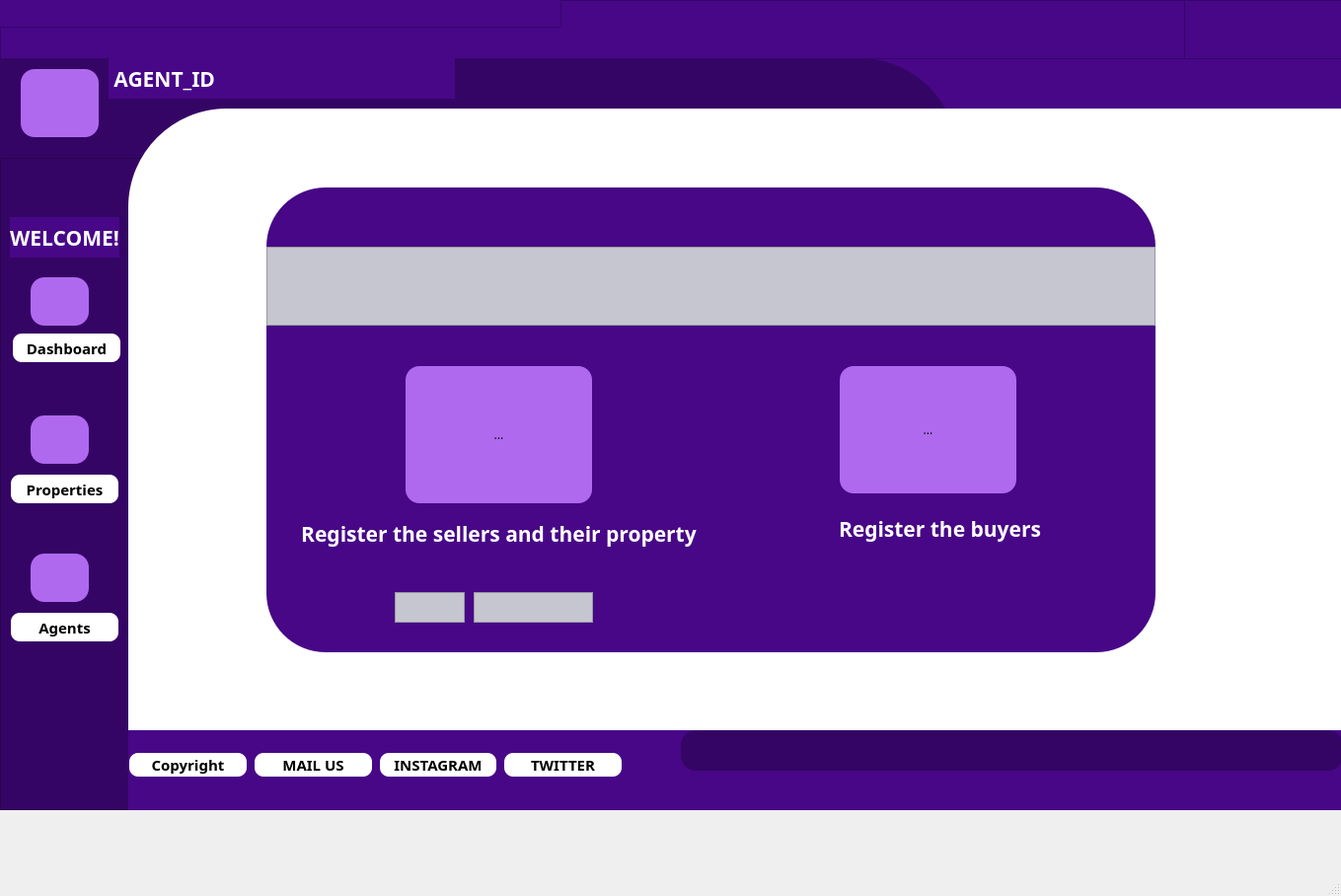
<?xml version="1.0" encoding="UTF-8"?>
<ui version="4.0">
 <class>MainWindow</class>
 <widget class="QMainWindow" name="MainWindow">
  <property name="geometry">
   <rect>
    <x>0</x>
    <y>0</y>
    <width>1359</width>
    <height>908</height>
   </rect>
  </property>
  <property name="windowTitle">
   <string>MainWindow</string>
  </property>
  <property name="styleSheet">
   <string notr="true">*{
font-family: century gothic;

}
QFrame
{
 background: #470787;
}
#frame_5
{
background: white;
border-top-left-radius: 100px;
}
#frame_3
{
background: #350565;
}
#frame_6
{
background: #350565;
border-top-right-radius:100px;
}
QPushButton
{
border-style: solid;
border-width:2px;
border-radius:10px;
background:white;
font-weight:bold;
font-size:15px;
}
QPushButton:hover
{
border-style: solid;
border-width:2px;
border-radius:10px;
background:#241571;
color:white;
font-weight:bold;
}
QToolButton
{
border-style: solid;
 border-width:2px;
 border-radius:15px;
background:#af69ef;
}
QToolButton:hover
{
border-style: solid;
border-width:2px;
border-radius:15px;
background-color:#49ebff;
color:white;
}
#pn
{
border-image:url(:/images/PN.jpg);
}
QLabel
{
color:white;
font-weight:bold;
font-style:montserrat;
font-size:21px;
}
#frame_8
{
border-radius:60px;
}
#frame_9
{
background:#C5C6D0;
}
#frame_10
{
background:#C5C6D0;
}
#frame_11
{
background:#C5C6D0;
}
#frame_bottom
{
background:#350565;
border-width:2px;
border-radius:15px;
}</string>
  </property>
  <widget class="QWidget" name="centralwidget">
   <widget class="QWidget" name="horizontalLayoutWidget">
    <property name="geometry">
     <rect>
      <x>0</x>
      <y>0</y>
      <width>1601</width>
      <height>61</height>
     </rect>
    </property>
    <layout class="QHBoxLayout" name="horizontalLayout">
     <item>
      <widget class="QFrame" name="frame_2">
       <property name="frameShape">
        <enum>QFrame::StyledPanel</enum>
       </property>
       <property name="frameShadow">
        <enum>QFrame::Raised</enum>
       </property>
       <widget class="QFrame" name="frame">
        <property name="geometry">
         <rect>
          <x>-30</x>
          <y>-50</y>
          <width>599</width>
          <height>78</height>
         </rect>
        </property>
        <property name="frameShape">
         <enum>QFrame::StyledPanel</enum>
        </property>
        <property name="frameShadow">
         <enum>QFrame::Raised</enum>
        </property>
       </widget>
       <widget class="QFrame" name="pn">
        <property name="geometry">
         <rect>
          <x>1200</x>
          <y>0</y>
          <width>161</width>
          <height>61</height>
         </rect>
        </property>
        <property name="frameShape">
         <enum>QFrame::StyledPanel</enum>
        </property>
        <property name="frameShadow">
         <enum>QFrame::Raised</enum>
        </property>
       </widget>
      </widget>
     </item>
    </layout>
   </widget>
   <widget class="QWidget" name="verticalLayoutWidget">
    <property name="geometry">
     <rect>
      <x>0</x>
      <y>160</y>
      <width>160</width>
      <height>661</height>
     </rect>
    </property>
    <layout class="QVBoxLayout" name="verticalLayout">
     <item>
      <widget class="QFrame" name="frame_3">
       <property name="frameShape">
        <enum>QFrame::StyledPanel</enum>
       </property>
       <property name="frameShadow">
        <enum>QFrame::Raised</enum>
       </property>
       <widget class="QPushButton" name="pushButton">
        <property name="geometry">
         <rect>
          <x>12</x>
          <y>177</y>
          <width>111</width>
          <height>31</height>
         </rect>
        </property>
        <property name="text">
         <string>Dashboard</string>
        </property>
       </widget>
       <widget class="QPushButton" name="pushButton_2">
        <property name="geometry">
         <rect>
          <x>10</x>
          <y>320</y>
          <width>111</width>
          <height>31</height>
         </rect>
        </property>
        <property name="text">
         <string>Properties</string>
        </property>
       </widget>
       <widget class="QPushButton" name="pushButton_3">
        <property name="geometry">
         <rect>
          <x>10</x>
          <y>460</y>
          <width>111</width>
          <height>31</height>
         </rect>
        </property>
        <property name="text">
         <string>Agents</string>
        </property>
       </widget>
       <widget class="QToolButton" name="toolButton_dashboard">
        <property name="geometry">
         <rect>
          <x>30</x>
          <y>120</y>
          <width>61</width>
          <height>51</height>
         </rect>
        </property>
        <property name="text">
         <string/>
        </property>
        <property name="icon">
         <iconset resource="resource/res.qrc">
          <normaloff>:/images/house-user-solid.svg</normaloff>:/images/house-user-solid.svg</iconset>
        </property>
        <property name="iconSize">
         <size>
          <width>60</width>
          <height>25</height>
         </size>
        </property>
       </widget>
       <widget class="QToolButton" name="toolButton_properties">
        <property name="geometry">
         <rect>
          <x>30</x>
          <y>260</y>
          <width>61</width>
          <height>51</height>
         </rect>
        </property>
        <property name="text">
         <string/>
        </property>
        <property name="icon">
         <iconset resource="resource/res.qrc">
          <normaloff>:/images/building-user-solid.svg</normaloff>:/images/building-user-solid.svg</iconset>
        </property>
        <property name="iconSize">
         <size>
          <width>60</width>
          <height>25</height>
         </size>
        </property>
       </widget>
       <widget class="QToolButton" name="toolButton_agents">
        <property name="geometry">
         <rect>
          <x>30</x>
          <y>400</y>
          <width>61</width>
          <height>51</height>
         </rect>
        </property>
        <property name="text">
         <string/>
        </property>
        <property name="icon">
         <iconset resource="resource/res.qrc">
          <normaloff>:/images/user-tie-solid.svg</normaloff>:/images/user-tie-solid.svg</iconset>
        </property>
        <property name="iconSize">
         <size>
          <width>60</width>
          <height>25</height>
         </size>
        </property>
       </widget>
       <widget class="QLabel" name="label_welcome">
        <property name="geometry">
         <rect>
          <x>10</x>
          <y>60</y>
          <width>111</width>
          <height>41</height>
         </rect>
        </property>
        <property name="sizeIncrement">
         <size>
          <width>7</width>
          <height>2</height>
         </size>
        </property>
        <property name="text">
         <string>WELCOME!</string>
        </property>
        <property name="alignment">
         <set>Qt::AlignCenter</set>
        </property>
       </widget>
      </widget>
     </item>
    </layout>
   </widget>
   <widget class="QWidget" name="verticalLayoutWidget_2">
    <property name="geometry">
     <rect>
      <x>0</x>
      <y>59</y>
      <width>1601</width>
      <height>101</height>
     </rect>
    </property>
    <layout class="QVBoxLayout" name="verticalLayout_2">
     <item>
      <widget class="QFrame" name="frame_4">
       <property name="frameShape">
        <enum>QFrame::StyledPanel</enum>
       </property>
       <property name="frameShadow">
        <enum>QFrame::Raised</enum>
       </property>
       <widget class="QFrame" name="frame_6">
        <property name="geometry">
         <rect>
          <x>-50</x>
          <y>0</y>
          <width>1021</width>
          <height>141</height>
         </rect>
        </property>
        <property name="frameShape">
         <enum>QFrame::StyledPanel</enum>
        </property>
        <property name="frameShadow">
         <enum>QFrame::Raised</enum>
        </property>
        <widget class="QToolButton" name="toolButton_user">
         <property name="geometry">
          <rect>
           <x>70</x>
           <y>10</y>
           <width>81</width>
           <height>71</height>
          </rect>
         </property>
         <property name="text">
          <string/>
         </property>
         <property name="icon">
          <iconset resource="resource/res.qrc">
           <normaloff>:/images/user-solid.svg</normaloff>:/images/user-solid.svg</iconset>
         </property>
         <property name="iconSize">
          <size>
           <width>50</width>
           <height>100</height>
          </size>
         </property>
        </widget>
        <widget class="QLabel" name="label_7">
         <property name="geometry">
          <rect>
           <x>160</x>
           <y>0</y>
           <width>351</width>
           <height>41</height>
          </rect>
         </property>
         <property name="text">
          <string> AGENT_ID</string>
         </property>
        </widget>
       </widget>
      </widget>
     </item>
    </layout>
   </widget>
   <widget class="QFrame" name="frame_5">
    <property name="geometry">
     <rect>
      <x>130</x>
      <y>110</y>
      <width>1471</width>
      <height>711</height>
     </rect>
    </property>
    <property name="frameShape">
     <enum>QFrame::StyledPanel</enum>
    </property>
    <property name="frameShadow">
     <enum>QFrame::Raised</enum>
    </property>
    <widget class="QFrame" name="frame_8">
     <property name="geometry">
      <rect>
       <x>140</x>
       <y>80</y>
       <width>901</width>
       <height>471</height>
      </rect>
     </property>
     <property name="frameShape">
      <enum>QFrame::StyledPanel</enum>
     </property>
     <property name="frameShadow">
      <enum>QFrame::Raised</enum>
     </property>
     <widget class="QToolButton" name="toolButton_seller">
      <property name="geometry">
       <rect>
        <x>140</x>
        <y>180</y>
        <width>191</width>
        <height>141</height>
       </rect>
      </property>
      <property name="text">
       <string>...</string>
      </property>
      <property name="icon">
       <iconset resource="resource/res.qrc">
        <normaloff>:/images/city-solid.svg</normaloff>:/images/city-solid.svg</iconset>
      </property>
      <property name="iconSize">
       <size>
        <width>150</width>
        <height>150</height>
       </size>
      </property>
     </widget>
     <widget class="QToolButton" name="toolButton_buyer">
      <property name="geometry">
       <rect>
        <x>580</x>
        <y>180</y>
        <width>181</width>
        <height>131</height>
       </rect>
      </property>
      <property name="text">
       <string>...</string>
      </property>
      <property name="icon">
       <iconset resource="resource/res.qrc">
        <normaloff>:/images/money-check-dollar-solid.svg</normaloff>:/images/money-check-dollar-solid.svg</iconset>
      </property>
      <property name="iconSize">
       <size>
        <width>150</width>
        <height>150</height>
       </size>
      </property>
     </widget>
     <widget class="QLabel" name="label_seller">
      <property name="geometry">
       <rect>
        <x>10</x>
        <y>330</y>
        <width>451</width>
        <height>41</height>
       </rect>
      </property>
      <property name="text">
       <string>Register the sellers and their property</string>
      </property>
      <property name="alignment">
       <set>Qt::AlignCenter</set>
      </property>
     </widget>
     <widget class="QLabel" name="label_buyer">
      <property name="geometry">
       <rect>
        <x>580</x>
        <y>320</y>
        <width>211</width>
        <height>51</height>
       </rect>
      </property>
      <property name="font">
       <font>
        <family>century gothic</family>
        <pointsize>-1</pointsize>
        <weight>75</weight>
        <bold>true</bold>
       </font>
      </property>
      <property name="autoFillBackground">
       <bool>false</bool>
      </property>
      <property name="text">
       <string>Register the buyers</string>
      </property>
      <property name="alignment">
       <set>Qt::AlignLeading|Qt::AlignLeft|Qt::AlignVCenter</set>
      </property>
     </widget>
     <widget class="QFrame" name="frame_9">
      <property name="geometry">
       <rect>
        <x>0</x>
        <y>60</y>
        <width>901</width>
        <height>80</height>
       </rect>
      </property>
      <property name="frameShape">
       <enum>QFrame::StyledPanel</enum>
      </property>
      <property name="frameShadow">
       <enum>QFrame::Raised</enum>
      </property>
     </widget>
     <widget class="QFrame" name="frame_10">
      <property name="geometry">
       <rect>
        <x>210</x>
        <y>410</y>
        <width>121</width>
        <height>31</height>
       </rect>
      </property>
      <property name="frameShape">
       <enum>QFrame::StyledPanel</enum>
      </property>
      <property name="frameShadow">
       <enum>QFrame::Raised</enum>
      </property>
     </widget>
     <widget class="QFrame" name="frame_11">
      <property name="geometry">
       <rect>
        <x>130</x>
        <y>410</y>
        <width>71</width>
        <height>31</height>
       </rect>
      </property>
      <property name="frameShape">
       <enum>QFrame::StyledPanel</enum>
      </property>
      <property name="frameShadow">
       <enum>QFrame::Raised</enum>
      </property>
     </widget>
    </widget>
    <widget class="QLabel" name="label_bottom">
     <property name="geometry">
      <rect>
       <x>0</x>
       <y>630</y>
       <width>1231</width>
       <height>81</height>
      </rect>
     </property>
     <property name="text">
      <string/>
     </property>
    </widget>
    <widget class="QFrame" name="frame_bottom">
     <property name="geometry">
      <rect>
       <x>560</x>
       <y>630</y>
       <width>671</width>
       <height>41</height>
      </rect>
     </property>
     <property name="frameShape">
      <enum>QFrame::StyledPanel</enum>
     </property>
     <property name="frameShadow">
      <enum>QFrame::Raised</enum>
     </property>
    </widget>
    <widget class="QWidget" name="horizontalLayoutWidget_2">
     <property name="geometry">
      <rect>
       <x>0</x>
       <y>630</y>
       <width>501</width>
       <height>71</height>
      </rect>
     </property>
     <layout class="QHBoxLayout" name="horizontalLayout_2">
      <item>
       <widget class="QPushButton" name="pushButton_copyright">
        <property name="text">
         <string>Copyright</string>
        </property>
        <property name="icon">
         <iconset resource="resource/res.qrc">
          <normaloff>:/images/copyright-solid.svg</normaloff>:/images/copyright-solid.svg</iconset>
        </property>
       </widget>
      </item>
      <item>
       <widget class="QPushButton" name="pushButton_mailus">
        <property name="text">
         <string>MAIL US</string>
        </property>
        <property name="icon">
         <iconset resource="resource/res.qrc">
          <normaloff>:/images/envelope-circle-check-solid.svg</normaloff>:/images/envelope-circle-check-solid.svg</iconset>
        </property>
       </widget>
      </item>
      <item>
       <widget class="QPushButton" name="pushButton_instagram">
        <property name="text">
         <string>INSTAGRAM</string>
        </property>
        <property name="icon">
         <iconset resource="resource/res.qrc">
          <normaloff>:/images/square-instagram.svg</normaloff>:/images/square-instagram.svg</iconset>
        </property>
       </widget>
      </item>
      <item>
       <widget class="QPushButton" name="pushButton_twitter">
        <property name="text">
         <string>TWITTER</string>
        </property>
        <property name="icon">
         <iconset resource="resource/res.qrc">
          <normaloff>:/images/twitter.svg</normaloff>:/images/twitter.svg</iconset>
        </property>
       </widget>
      </item>
     </layout>
    </widget>
   </widget>
  </widget>
  <widget class="QMenuBar" name="menubar">
   <property name="geometry">
    <rect>
     <x>0</x>
     <y>0</y>
     <width>1359</width>
     <height>26</height>
    </rect>
   </property>
  </widget>
  <widget class="QStatusBar" name="statusbar"/>
 </widget>
 <resources>
  <include location="resource/res.qrc"/>
 </resources>
 <connections/>
</ui>
